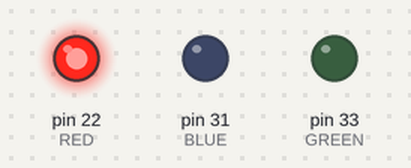
Simulated run of this sketch. Board: Arduino Mega 2560, built with avr-gcc and run on an emulated ATmega2560. Shown: output pins drawn as LEDs (lit = HIGH). At 3.8 s the program stops and its outputs stay as they are.

Above: at 0.12 s.
At 1.37 s:
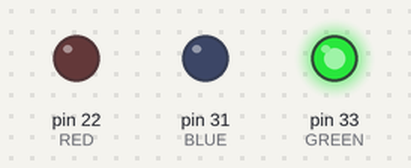
At 2.62 s:
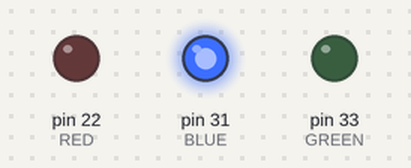
Timing chart, 0 to 3.0 s (numbered marks = the images above):
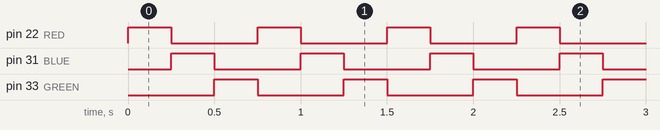

Measured:
- by itself, pin 22 (RED), pin 31 (BLUE), pin 33 (GREEN): alternates HIGH for 0.25 s and LOW for 0.50 s, 10 changes in all, then stays LOW

The sketch:

SequentialLights.ino
```cpp
/*******Alternating LED Code*******/

//defining gives constant values. Since our pin values won't change, we can define these before the program starts.
//defined constants take up no memory on the chip.
#define RED 22
#define BLUE 31
#define GREEN 33

void setup() {
  // setting our pins to output voltage
  pinMode(RED, OUTPUT);
  pinMode(BLUE, OUTPUT);
  pinMode(GREEN, OUTPUT);

}

void loop() {
  // Control loop to cyle through the lights.
  // for loop counts to 100 in increments of one. One cycle starts on red, and ends on green.

for (int i=0; i < 5; i++){
  digitalWrite(RED, HIGH);  //turns red on.
  digitalWrite(BLUE, LOW);
  digitalWrite(GREEN, LOW);

  delay(250); // red is on for 1/4 second before blue turns on.
  digitalWrite(RED, LOW);
  digitalWrite(BLUE, HIGH);
  digitalWrite(GREEN, LOW);

  delay(250);
  digitalWrite(RED, LOW);
  digitalWrite(BLUE, LOW);
  digitalWrite(GREEN, HIGH);

  delay(250); // this delay is necessary to keep the green light on. otherwise it turns off instantly.

}

digitalWrite(GREEN, LOW); //after the loop is complete, we turn green off.

exit(0); // breaks out of void loop() to end the program. Otherwise it would repeat forever.

}
```
